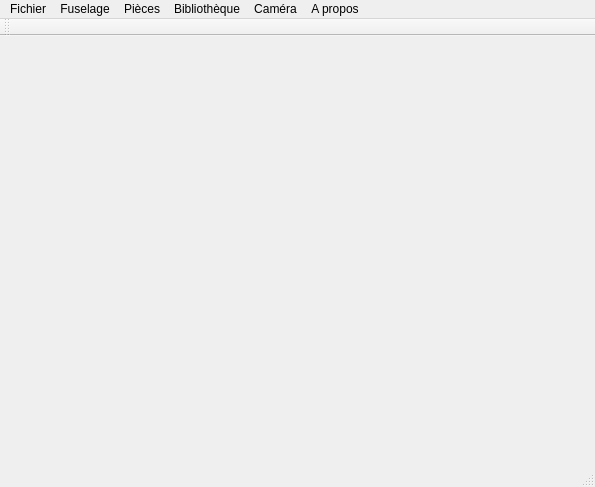
<?xml version="1.0" encoding="UTF-8"?>
<ui version="4.0">
 <class>MainWindow</class>
 <widget class="QMainWindow" name="MainWindow">
  <property name="geometry">
   <rect>
    <x>0</x>
    <y>0</y>
    <width>595</width>
    <height>487</height>
   </rect>
  </property>
  <property name="windowTitle">
   <string>MainWindow</string>
  </property>
  <widget class="QWidget" name="centralWidget">
   <property name="autoFillBackground">
    <bool>false</bool>
   </property>
  </widget>
  <widget class="QMenuBar" name="menuBar">
   <property name="geometry">
    <rect>
     <x>0</x>
     <y>0</y>
     <width>595</width>
     <height>25</height>
    </rect>
   </property>
   <widget class="QMenu" name="menuFichier">
    <property name="title">
     <string>Fichier</string>
    </property>
    <addaction name="actionCharger"/>
    <addaction name="actionSauvegarder"/>
    <addaction name="actionQuitter"/>
   </widget>
   <widget class="QMenu" name="menuPi_ces">
    <property name="title">
     <string>Pièces</string>
    </property>
    <addaction name="actionAjouter"/>
    <addaction name="actionAjouter_2"/>
    <addaction name="actionSauvegarder_2"/>
    <addaction name="actionSauvegarder_Biblio"/>
   </widget>
   <widget class="QMenu" name="menuBiblioth_que">
    <property name="title">
     <string>Bibliothèque</string>
    </property>
   </widget>
   <widget class="QMenu" name="menuA_propos">
    <property name="title">
     <string>A propos</string>
    </property>
   </widget>
   <widget class="QMenu" name="menuFuselage">
    <property name="title">
     <string>Fuselage</string>
    </property>
    <addaction name="actionAjouter_Section"/>
   </widget>
   <widget class="QMenu" name="menuCam_ra_2">
    <property name="title">
     <string>Caméra</string>
    </property>
    <addaction name="actionTop_2"/>
    <addaction name="actionBottom_2"/>
   </widget>
   <addaction name="menuFichier"/>
   <addaction name="menuFuselage"/>
   <addaction name="menuPi_ces"/>
   <addaction name="menuBiblioth_que"/>
   <addaction name="menuCam_ra_2"/>
   <addaction name="menuA_propos"/>
  </widget>
  <widget class="QToolBar" name="mainToolBar">
   <attribute name="toolBarArea">
    <enum>TopToolBarArea</enum>
   </attribute>
   <attribute name="toolBarBreak">
    <bool>false</bool>
   </attribute>
  </widget>
  <widget class="QStatusBar" name="statusBar"/>
  <action name="actionQuitter">
   <property name="text">
    <string>Quitter</string>
   </property>
  </action>
  <action name="actionCharger">
   <property name="text">
    <string>Charger</string>
   </property>
  </action>
  <action name="actionSauvegarder">
   <property name="text">
    <string>Sauvegarder</string>
   </property>
  </action>
  <action name="actionAjouter">
   <property name="text">
    <string>Créer</string>
   </property>
  </action>
  <action name="actionSauvegarder_2">
   <property name="text">
    <string>Sauvegarder</string>
   </property>
  </action>
  <action name="actionAjouter_2">
   <property name="text">
    <string>Ajouter</string>
   </property>
  </action>
  <action name="actionTop">
   <property name="text">
    <string>Top</string>
   </property>
  </action>
  <action name="actionBottom">
   <property name="text">
    <string>Bottom</string>
   </property>
  </action>
  <action name="actionAjouter_Section">
   <property name="text">
    <string>Ajouter Section</string>
   </property>
  </action>
  <action name="actionTop_2">
   <property name="text">
    <string>Top</string>
   </property>
  </action>
  <action name="actionBottom_2">
   <property name="text">
    <string>Bottom</string>
   </property>
  </action>
  <action name="actionSauvegarder_Biblio">
   <property name="text">
    <string>Sauvegarder (Biblio)</string>
   </property>
  </action>
 </widget>
 <layoutdefault spacing="6" margin="11"/>
 <resources/>
 <connections/>
</ui>
